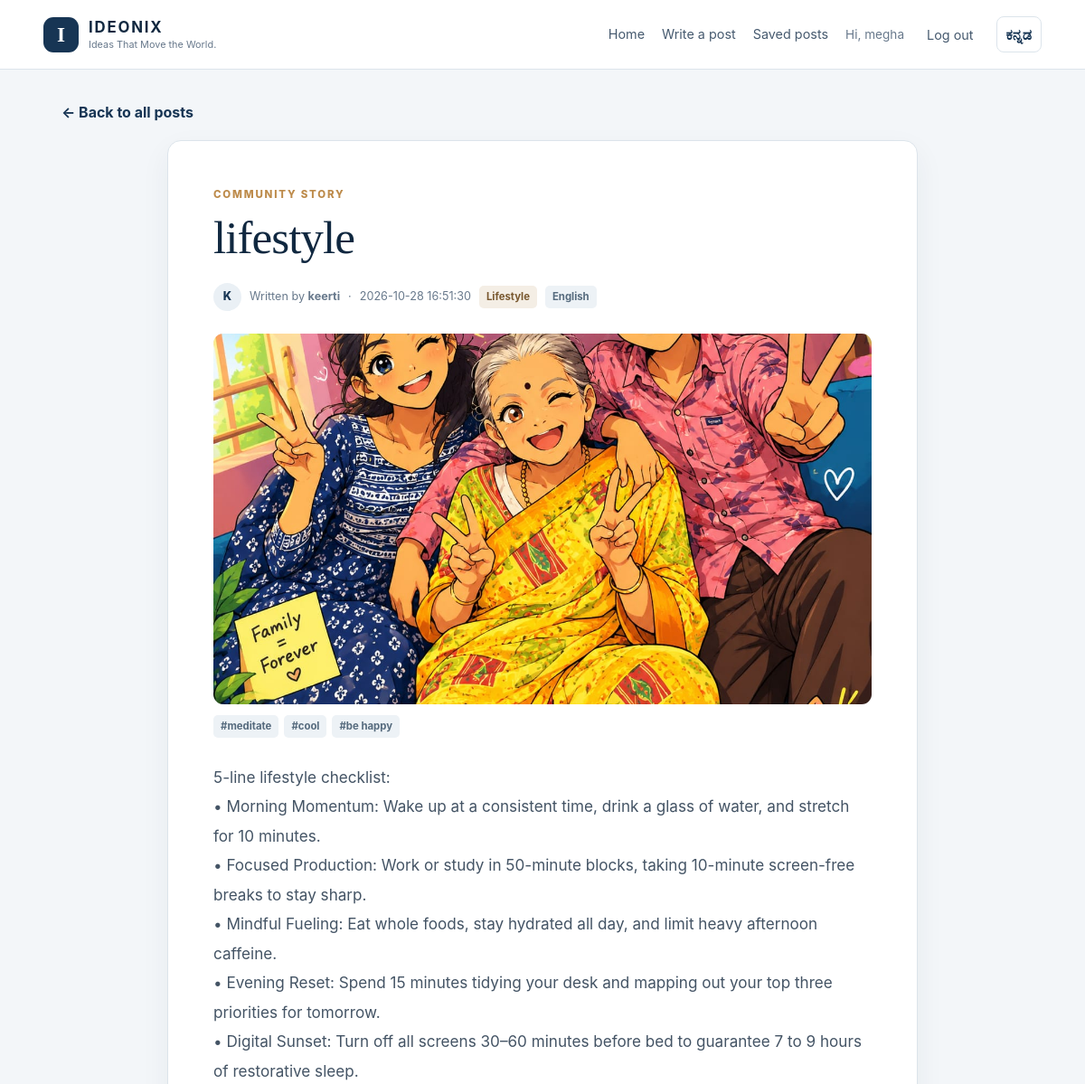
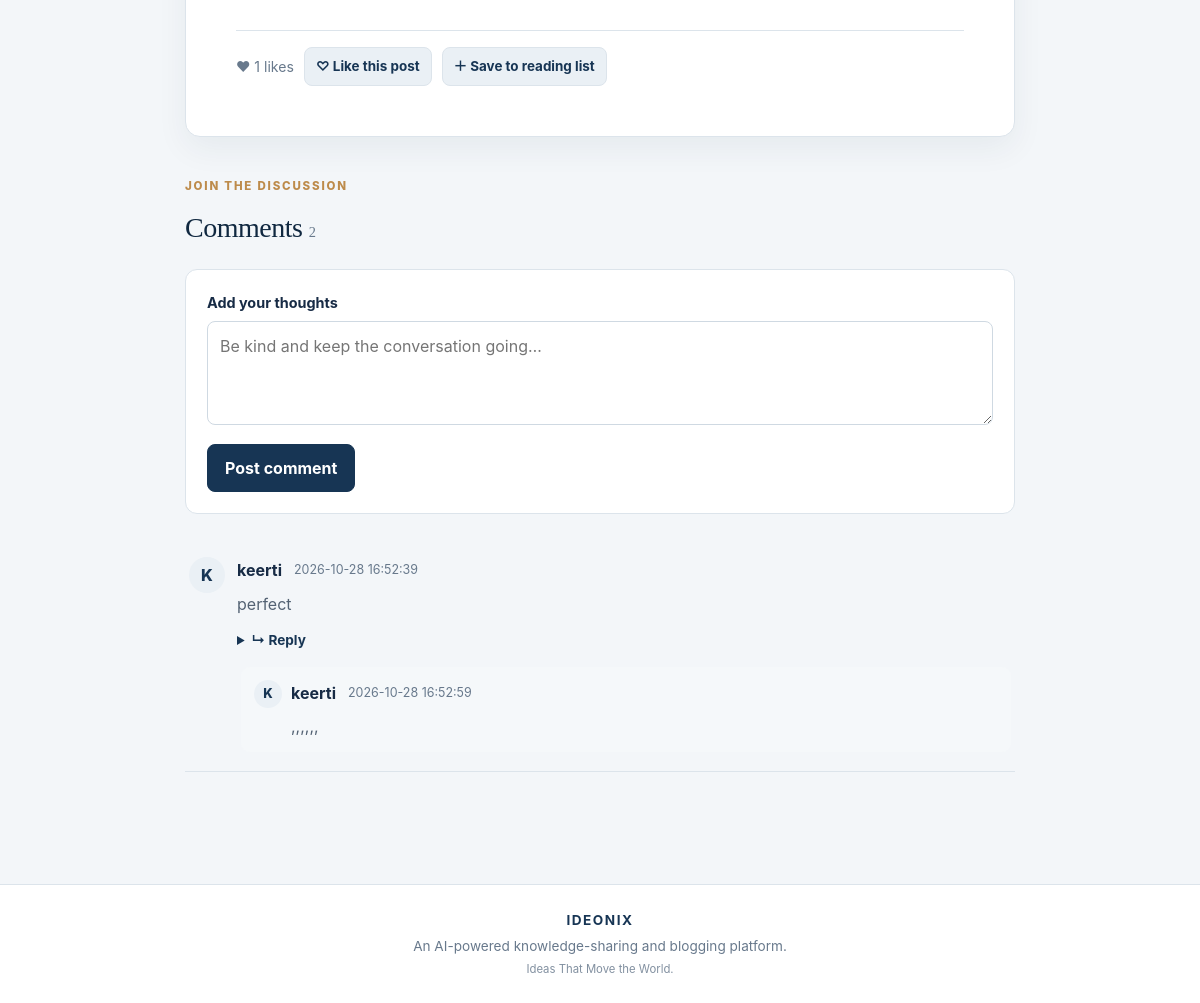
Page /post/2 (signed in) on the committed database (2 pictures, top to bottom).
### tables this page shows
CREATE TABLE posts (
                id INTEGER PRIMARY KEY AUTOINCREMENT,
                user_id INTEGER NOT NULL,
                title TEXT NOT NULL,
                content TEXT NOT NULL,
                created_at TEXT NOT NULL DEFAULT CURRENT_TIMESTAMP, category TEXT NOT NULL DEFAULT 'General', tags TEXT NOT NULL DEFAULT '', language TEXT NOT NULL DEFAULT 'English', image_path TEXT,
                FOREIGN KEY(user_id) REFERENCES users(id) ON DELETE CASCADE
            );

CREATE TABLE users (
                id INTEGER PRIMARY KEY AUTOINCREMENT,
                username TEXT NOT NULL UNIQUE,
                password_hash TEXT NOT NULL,
                created_at TEXT NOT NULL DEFAULT CURRENT_TIMESTAMP
            );

CREATE TABLE comments (
                id INTEGER PRIMARY KEY AUTOINCREMENT,
                post_id INTEGER NOT NULL,
                user_id INTEGER NOT NULL,
                content TEXT NOT NULL,
                created_at TEXT NOT NULL DEFAULT CURRENT_TIMESTAMP, parent_id INTEGER REFERENCES comments(id) ON DELETE CASCADE,
                FOREIGN KEY(post_id) REFERENCES posts(id) ON DELETE CASCADE,
                FOREIGN KEY(user_id) REFERENCES users(id) ON DELETE CASCADE
            );

### blog_platform_with_comments/app.py (the view)
@app.route("/post/<int:post_id>")
def post_detail(post_id):
    with get_db() as db:
        post = db.execute("""SELECT p.*,u.username,
            (SELECT COUNT(*) FROM post_likes l WHERE l.post_id=p.id) AS like_count
            FROM posts p JOIN users u ON u.id=p.user_id WHERE p.id=?""", (post_id,)).fetchone()
        if post is None: abort(404)
        comments = db.execute("""SELECT c.*,u.username,
            (SELECT COUNT(*) FROM comments replies WHERE replies.parent_id=c.id) AS reply_count
            FROM comments c JOIN users u ON u.id=c.user_id WHERE c.post_id=? ORDER BY c.id ASC""", (post_id,)).fetchall()
        liked = bool(session.get("user_id") and db.execute("SELECT 1 FROM post_likes WHERE user_id=? AND post_id=?", (session["user_id"], post_id)).fetchone())
        bookmarked = bool(session.get("user_id") and db.execute("SELECT 1 FROM bookmarks WHERE user_id=? AND post_id=?", (session["user_id"], post_id)).fetchone())
        related = db.execute("""SELECT p.id,p.title,p.category FROM posts p WHERE p.id != ? AND
            (p.category=? OR (p.tags != '' AND p.tags LIKE ?)) ORDER BY p.id DESC LIMIT 3""",
            (post_id, post["category"], f"%{post['tags'].split(',')[0].strip()}%" if post["tags"].strip() else "%unlikely%" )).fetchall()
    return render_template("post_detail.html", post=post, comments=comments, liked=liked,
                           bookmarked=bookmarked, related=related)

### blog_platform_with_comments/app.py (called while the page is built)
@contextmanager
def get_db():
    conn = sqlite3.connect(DB_PATH)
    conn.row_factory = sqlite3.Row
    conn.execute("PRAGMA foreign_keys = ON")
    try:
        yield conn
        conn.commit()
    finally:
        conn.close()

def csrf_token():
    if "_csrf_token" not in session:
        session["_csrf_token"] = secrets.token_urlsafe(32)
    return session["_csrf_token"]

@app.before_request
def check_csrf():
    if request.method == "POST":
        sent = request.form.get("_csrf_token", "")
        expected = session.get("_csrf_token", "")
        if not sent or not expected or not secrets.compare_digest(sent, expected):
            abort(400, description="Invalid or missing form security token. Refresh the page and try again.")

### blog_platform_with_comments/templates/post_detail.html (shortened to what this page needs)
{% extends "base.html" %}
{% block content %}
<a class="back-link" href="{{ url_for('index') }}">← Back to all posts</a>
<article class="article"><p class="eyebrow">COMMUNITY STORY</p><h1>{{ post.title }}</h1><div class="post-meta"><span class="avatar">{{ post.username[0]|upper }}</span><span>Written by <strong>{{ post.username }}</strong></span><span>·</span><span>{{ post.created_at }}</span><span class="tag">{{ post.category }}</span><span class="tag light-tag">{{ post.language }}</span></div>{% if post.image_path %}<img class="article-image" src="{{ url_for('static', filename=post.image_path) }}" alt="Featured image for {{ post.title }}">{% endif %}
{% if post.tags %}<div class="tag-row article-tags">{% for tag in post.tags.split(',') %}<span class="tag light-tag">#{{ tag.strip() }}</span>{% endfor %}</div>{% endif %}<div class="article-content">{{ post.content }}</div>
<div class="engagement-bar"><span class="muted">♥ {{ post.like_count }} likes</span>{% if session.get('user_id') %}<form method="post" action="{{ url_for('toggle_like',post_id=post.id) }}"><button class="button secondary small" type="submit">{{ '♥ Unlike' if liked else '♡ Like this post' }}</button></form><form method="post" action="{{ url_for('toggle_bookmark',post_id=post.id) }}"><button class="button secondary small" type="submit">{{ '▣ Saved' if bookmarked else '＋ Save to reading list' }}</button></form>{% endif %}</div>
</article>
<section class="comments-section" id="comments"><div class="section-heading"><div><p class="eyebrow">JOIN THE DISCUSSION</p><h2>Comments <span class="count">{{ comments|length }}</span></h2></div></div>
{% if session.get('user_id') %}<form class="comment-form" method="post" action="{{ url_for('add_comment',post_id=post.id) }}"><input type="hidden" name="_csrf_token" value="{{ csrf_token() }}"><label for="comment">Add your thoughts</label><textarea id="comment" name="content" rows="3" maxlength="1000" required placeholder="Be kind and keep the conversation going…"></textarea><button class="button" type="submit">Post comment</button></form>{% else %}<div class="login-prompt"><p>Please log in to join the discussion.</p><a href="{{ url_for('login') }}">Log in</a> · <a href="{{ url_for('register') }}">Create account</a></div>{% endif %}
<div class="comment-list">{% for comment in comments if not comment.parent_id %}<article class="comment" id="comment-{{ comment.id }}"><div class="comment-avatar">{{ comment.username[0]|upper }}</div><div class="comment-body"><div class="comment-head"><strong>{{ comment.username }}</strong><span>{{ comment.created_at }}</span></div><p>{{ comment.content }}</p>
{% if session.get('user_id') %}<details class="reply-details"><summary>↳ Reply</summary></details>{% endif %}
{% for reply in comments if reply.parent_id == comment.id %}<div class="reply" id="comment-{{ reply.id }}"><div class="comment-avatar small-avatar">{{ reply.username[0]|upper }}</div><div class="comment-body"><div class="comment-head"><strong>{{ reply.username }}</strong><span>{{ reply.created_at }}</span></div><p>{{ reply.content }}</p></div></div>{% endfor %}</div></article>{% else %}<div class="no-comments">No comments yet. Start the conversation!</div>{% endfor %}</div></section>
{% endblock %}

### rows in the picture
posts: title "lifestyle", created_at "2026-10-28 16:51:30", category "Lifestyle", language "English", image_path (picture), content "5-line lifestyle checklist: • Morning Momentum: Wake up at a consistent time, drink a glass of water, and stretch for 10 minutes. • Focused Production: Work or study in 50-minute blocks, taking 10-minute screen-free breaks to stay sharp. • Mindful Fueling: Eat whole foods, stay hydrated all day, and limit heavy afternoon caffeine. • Evening Reset: Spend 15 minutes tidying your desk and mapping out your top three priorities for tomorrow. • Digital Sunset: Turn off all screens 30–60 minutes before bed to guarantee 7 to 9 hours of restorative sleep."
users: username "K", username "keerti"
comments: username "K", username "keerti", created_at "2026-10-28 16:52:39", content "perfect"
comments: username "K", username "keerti", created_at "2026-10-28 16:52:59", content ",,,,,,"

### other values in the picture
{{ session.get('username') }} "megha"
{{ tag.strip() }} "meditate" "cool" "be happy"
{{ post.like_count }} "1"
{{ '♥ Unlike' if liked else '♡ Like this post' }} "♡ Like this post"
{{ '▣ Saved' if bookmarked else '＋ Save to reading list' }} "＋ Save to reading list"
{{ comments|length }} "2"
